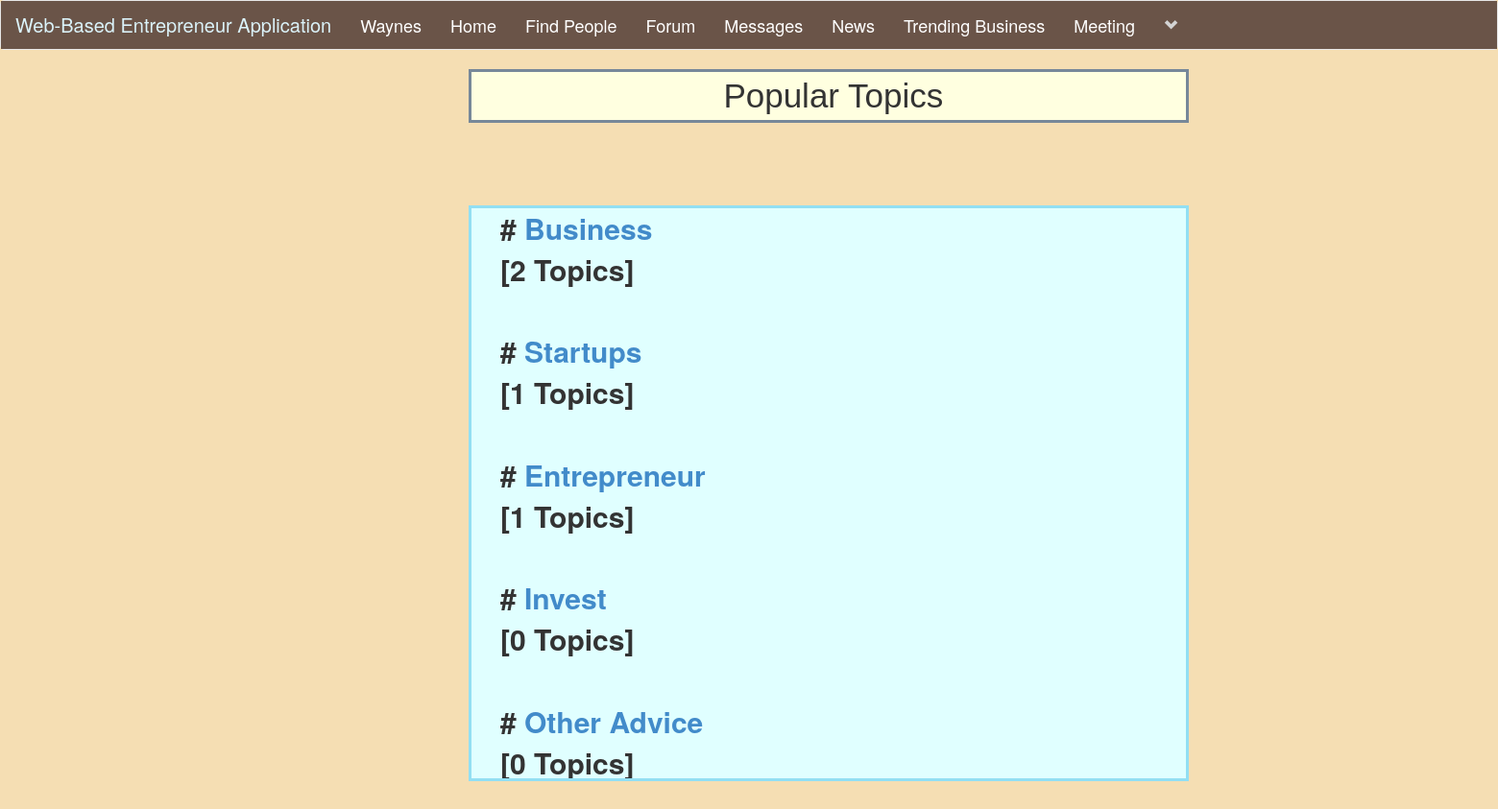
The app's page /forum.php (signed in) with its own data.
### tables this page shows
CREATE TABLE `users` (
  `user_id` int(11) NOT NULL,
  `f_name` text NOT NULL,
  `l_name` text NOT NULL,
  `user_name` text NOT NULL,
  `describe_user` varchar(255) NOT NULL,
  `job_field` text NOT NULL,
  `user_pass` varchar(255) NOT NULL,
  `user_email` varchar(255) NOT NULL,
  `user_country` text NOT NULL,
  `user_gender` text NOT NULL,
  `user_birthday` text NOT NULL,
  `user_image` varchar(255) NOT NULL,
  `user_cover` varchar(255) NOT NULL,
  `user_reg_date` date NOT NULL DEFAULT current_timestamp(),
  `status` text NOT NULL,
  `posts` text NOT NULL,
  `recovery_account` varchar(255) NOT NULL,
  `usertype` varchar(100) NOT NULL,
  `admin_id` int(11) NOT NULL
);

CREATE TABLE `boards` (
  `board_id` int(11) NOT NULL,
  `board_name` varchar(255) NOT NULL
);

### forum.php (the view, shortened to what this page needs)
<!DOCTYPE html>
<?php
include("includes/header.php");
?>
<html>
<head>
     <link rel="stylesheet" href="bootstrap1/bootstrap/dist/css/bootstrap.min.css">
    <link rel="stylesheet" type="text/css" href="style/home_style2.css">
</head>
<body>
<div style="width: 100%; display: table;margin-left:30%;">
    <div style="display: table-row; ">
        <div style="width: 50%; display: table-cell; ">
	<div id="topicSection" style="margin-left: 20px; font-size:30px;">
			<div id="title">&nbspPopular Topics</div>
            <br>
            <br>
            <div id="topic">
		<?php
		$boards = $con->query("SELECT * FROM boards");
		while ($board_data = $boards->fetch_assoc()) {
		$threads = $con->query("SELECT * FROM threads WHERE board_id = ".$board_data['board_id']."");
		?>
        <table style="margin-left: 30px;">
            <tr>
                <th><b>#</b> <a href="view-topic.php?board_id=<?php echo $board_data['board_id'] ?>"><?php echo $board_data['board_name'] ?></a></th>
            </tr>
            <tr>
                <th>
                [<b><?php echo $threads->num_rows ?></b> Topics] <br><br>
                </th>
            </tr>
		</table>
        <?php }
		?>
        </div>
	</div>
    </div>
    </div>
    </div>
</body>
</html>

### includes/header.php (shortened to what this page needs)
<?php
include("functions/functions.php");
?>
<nav class="navbar navbar-default">
	<div class="container-fluid" style="background-color: #6A5448; ">
		<div class="navbar-header">
			<a style="color:#DBF3FA; font-size:20px;" class="navbar-brand" href="home.php">Web-Based Entrepreneur Application</a>
		</div>
		<div class="collapse navbar-collapse" id="bs-example-navbar-collapse-1">
	      <ul class="nav navbar-nav">
	      	<?php
			$user = $_SESSION['user_email'];
			$get_user = "select * from users where user_email='$user'";
			$run_user = mysqli_query($con,$get_user);
			$row=mysqli_fetch_array($run_user);
			$user_id = $row['user_id'];
			$first_name = $row['f_name'];
			?>
	        <li><a style="color: #FFF; font-size:18px;" href='profile.php?<?php echo "u_id=$user_id" ?>'><?php echo "$first_name"; ?></a></li>
	       	<li><a style="color: #FFF; font-size:18px;" href="home.php">Home</a></li>
			<li><a style="color: #FFF; font-size:18px;" href="members.php">Find People</a></li>
			<li><a style="color: #FFF; font-size:18px;" href="forum.php">Forum</a></li>
			<?php
			$users = mysqli_query($con,"SELECT * FROM users WHERE user_id  = $user_id") or die("Failed to query database" );
			if( mysqli_num_rows($users) > 0 ){
				$row = mysqli_fetch_assoc($users);
				$userId = $row["user_id"];
				echo '
					<li><a style="color: #FFF; font-size:18px;" href="messages.php?userId='.$userId.'">Messages</a></li>
				';
			}
			?>
			<li><a style="color: #FFF; font-size:18px;" href="news.php">News</a></li>
			<li><a style="color: #FFF; font-size:18px;" href="trend.php">Trending Business</a></li>
			<li><a style="color: #FFF; font-size:18px;" href="meeting.php" target="_blank">Meeting</a></li>
					<?php
						echo"
						<li class='dropdown'>
							<a style='color:#D3D3D3;' href='#' class='dropdown-toggle' data-toggle='dropdown' role='button' aria-haspopup='true' aria-expanded='false'><span><i class='glyphicon glyphicon-chevron-down'></i></span></a>
							<ul class='dropdown-menu'>
								<li>
									<a href='edit_profile.php?u_id=$user_id'>Edit Account</a>
								</li>
									<li>
										<a href='advertise.php'>Advertise Area</a>
									</li>
									<li>
										<a href='job.php'>Job Area</a>
									</li>
								<li role='separator' class='divider'></li>
								<li>
									<a href='logout.php'>Logout</a>
								</li>
							</ul>
						</li>
						";
					?>
			</ul>
		</div>
	</div>
</nav>

### style/home_style2.css (style rules this page uses)
body { overflow-x: hidden; background-color: wheat; }

### forum.php (style rules this page uses)
#topic { background-color: lightcyan; max-height: 600px; overflow: scroll; overflow-x: hidden; overflow-y: auto; width: 750px; border: 3px solid #92DFF3; }
#title { font-family:'Franklin Gothic Medium', 'Arial Narrow', Arial, sans-serif; font-size: 35px; background-color: lightyellow; border: 3px solid lightslategrey; text-align: center; width: 750px; }

### records on screen
users: f_name "Waynes"
boards: board_name "Business", num_rows "2"
boards: board_name "Startups", num_rows "1"
boards: board_name "Entrepreneur", num_rows "1"
boards: board_name "Invest", num_rows "0"
boards: board_name "Other Advice", num_rows "0"
